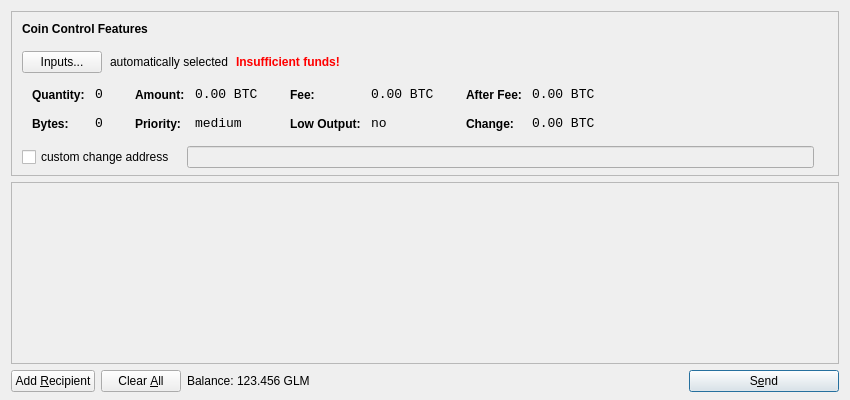
<?xml version="1.0" encoding="UTF-8"?>
<ui version="4.0">
 <class>SendCoinsDialog</class>
 <widget class="QDialog" name="SendCoinsDialog">
  <property name="geometry">
   <rect>
    <x>0</x>
    <y>0</y>
    <width>850</width>
    <height>400</height>
   </rect>
  </property>
  <property name="windowTitle">
   <string>Send Coins</string>
  </property>
  <layout class="QVBoxLayout" name="verticalLayout" stretch="0,1,0">
   <property name="bottomMargin">
    <number>8</number>
   </property>
   <item>
    <widget class="QFrame" name="frameCoinControl">
     <property name="sizePolicy">
      <sizepolicy hsizetype="Expanding" vsizetype="Expanding">
       <horstretch>0</horstretch>
       <verstretch>0</verstretch>
      </sizepolicy>
     </property>
     <property name="maximumSize">
      <size>
       <width>16777215</width>
       <height>16777215</height>
      </size>
     </property>
     <property name="frameShape">
      <enum>QFrame::StyledPanel</enum>
     </property>
     <property name="frameShadow">
      <enum>QFrame::Sunken</enum>
     </property>
     <layout class="QVBoxLayout" name="verticalLayoutCoinControl2">
      <property name="spacing">
       <number>-1</number>
      </property>
      <property name="leftMargin">
       <number>0</number>
      </property>
      <property name="topMargin">
       <number>0</number>
      </property>
      <property name="rightMargin">
       <number>0</number>
      </property>
      <property name="bottomMargin">
       <number>6</number>
      </property>
      <item>
       <layout class="QVBoxLayout" name="verticalLayoutCoinControl" stretch="0,0,0,0,1">
        <property name="spacing">
         <number>0</number>
        </property>
        <property name="leftMargin">
         <number>10</number>
        </property>
        <property name="topMargin">
         <number>10</number>
        </property>
        <item>
         <layout class="QHBoxLayout" name="horizontalLayoutCoinControl1">
          <property name="bottomMargin">
           <number>15</number>
          </property>
          <item>
           <widget class="QLabel" name="labelCoinControlFeatures">
            <property name="sizePolicy">
             <sizepolicy hsizetype="Preferred" vsizetype="Maximum">
              <horstretch>0</horstretch>
              <verstretch>0</verstretch>
             </sizepolicy>
            </property>
            <property name="font">
             <font>
              <weight>75</weight>
              <bold>true</bold>
             </font>
            </property>
            <property name="styleSheet">
             <string notr="true">font-weight:bold;</string>
            </property>
            <property name="text">
             <string>Coin Control Features</string>
            </property>
           </widget>
          </item>
         </layout>
        </item>
        <item>
         <layout class="QHBoxLayout" name="horizontalLayoutCoinControl2" stretch="0,0,0,0">
          <property name="spacing">
           <number>8</number>
          </property>
          <property name="bottomMargin">
           <number>10</number>
          </property>
          <item>
           <widget class="QPushButton" name="pushButtonCoinControl">
            <property name="styleSheet">
             <string notr="true"/>
            </property>
            <property name="text">
             <string>Inputs...</string>
            </property>
           </widget>
          </item>
          <item>
           <widget class="QLabel" name="labelCoinControlAutomaticallySelected">
            <property name="text">
             <string>automatically selected</string>
            </property>
            <property name="margin">
             <number>5</number>
            </property>
           </widget>
          </item>
          <item>
           <widget class="QLabel" name="labelCoinControlInsuffFunds">
            <property name="font">
             <font>
              <weight>75</weight>
              <bold>true</bold>
             </font>
            </property>
            <property name="styleSheet">
             <string notr="true">color:red;font-weight:bold;</string>
            </property>
            <property name="text">
             <string>Insufficient funds!</string>
            </property>
            <property name="margin">
             <number>5</number>
            </property>
           </widget>
          </item>
          <item>
           <spacer name="horizontalSpacerCoinControl">
            <property name="orientation">
             <enum>Qt::Horizontal</enum>
            </property>
            <property name="sizeHint" stdset="0">
             <size>
              <width>40</width>
              <height>1</height>
             </size>
            </property>
           </spacer>
          </item>
         </layout>
        </item>
        <item>
         <widget class="QWidget" name="widgetCoinControl" native="true">
          <property name="sizePolicy">
           <sizepolicy hsizetype="Preferred" vsizetype="Preferred">
            <horstretch>0</horstretch>
            <verstretch>0</verstretch>
           </sizepolicy>
          </property>
          <property name="minimumSize">
           <size>
            <width>0</width>
            <height>0</height>
           </size>
          </property>
          <property name="styleSheet">
           <string notr="true"/>
          </property>
          <layout class="QHBoxLayout" name="horizontalLayoutCoinControl5">
           <property name="margin">
            <number>0</number>
           </property>
           <item>
            <layout class="QHBoxLayout" name="horizontalLayoutCoinControl3" stretch="0,0,0,1">
             <property name="spacing">
              <number>20</number>
             </property>
             <property name="topMargin">
              <number>0</number>
             </property>
             <property name="bottomMargin">
              <number>10</number>
             </property>
             <item>
              <layout class="QFormLayout" name="formLayoutCoinControl1">
               <property name="horizontalSpacing">
                <number>10</number>
               </property>
               <property name="verticalSpacing">
                <number>14</number>
               </property>
               <property name="leftMargin">
                <number>10</number>
               </property>
               <property name="topMargin">
                <number>4</number>
               </property>
               <property name="rightMargin">
                <number>6</number>
               </property>
               <item row="0" column="0">
                <widget class="QLabel" name="labelCoinControlQuantityText">
                 <property name="styleSheet">
                  <string notr="true">font-weight:bold;</string>
                 </property>
                 <property name="text">
                  <string>Quantity:</string>
                 </property>
                 <property name="margin">
                  <number>0</number>
                 </property>
                </widget>
               </item>
               <item row="0" column="1">
                <widget class="QLabel" name="labelCoinControlQuantity">
                 <property name="font">
                  <font>
                   <family>Monospace</family>
                   <pointsize>10</pointsize>
                  </font>
                 </property>
                 <property name="cursor">
                  <cursorShape>IBeamCursor</cursorShape>
                 </property>
                 <property name="contextMenuPolicy">
                  <enum>Qt::ActionsContextMenu</enum>
                 </property>
                 <property name="text">
                  <string notr="true">0</string>
                 </property>
                 <property name="margin">
                  <number>0</number>
                 </property>
                 <property name="textInteractionFlags">
                  <set>Qt::LinksAccessibleByMouse|Qt::TextSelectableByKeyboard|Qt::TextSelectableByMouse</set>
                 </property>
                </widget>
               </item>
               <item row="1" column="0">
                <widget class="QLabel" name="labelCoinControlBytesText">
                 <property name="styleSheet">
                  <string notr="true">font-weight:bold;</string>
                 </property>
                 <property name="text">
                  <string>Bytes:</string>
                 </property>
                </widget>
               </item>
               <item row="1" column="1">
                <widget class="QLabel" name="labelCoinControlBytes">
                 <property name="font">
                  <font>
                   <family>Monospace</family>
                   <pointsize>10</pointsize>
                  </font>
                 </property>
                 <property name="cursor">
                  <cursorShape>IBeamCursor</cursorShape>
                 </property>
                 <property name="contextMenuPolicy">
                  <enum>Qt::ActionsContextMenu</enum>
                 </property>
                 <property name="text">
                  <string notr="true">0</string>
                 </property>
                 <property name="textInteractionFlags">
                  <set>Qt::LinksAccessibleByMouse|Qt::TextSelectableByKeyboard|Qt::TextSelectableByMouse</set>
                 </property>
                </widget>
               </item>
              </layout>
             </item>
             <item>
              <layout class="QFormLayout" name="formLayoutCoinControl2">
               <property name="horizontalSpacing">
                <number>10</number>
               </property>
               <property name="verticalSpacing">
                <number>14</number>
               </property>
               <property name="leftMargin">
                <number>6</number>
               </property>
               <property name="topMargin">
                <number>4</number>
               </property>
               <property name="rightMargin">
                <number>6</number>
               </property>
               <item row="0" column="0">
                <widget class="QLabel" name="labelCoinControlAmountText">
                 <property name="styleSheet">
                  <string notr="true">font-weight:bold;</string>
                 </property>
                 <property name="text">
                  <string>Amount:</string>
                 </property>
                 <property name="margin">
                  <number>0</number>
                 </property>
                </widget>
               </item>
               <item row="0" column="1">
                <widget class="QLabel" name="labelCoinControlAmount">
                 <property name="font">
                  <font>
                   <family>Monospace</family>
                   <pointsize>10</pointsize>
                  </font>
                 </property>
                 <property name="cursor">
                  <cursorShape>IBeamCursor</cursorShape>
                 </property>
                 <property name="contextMenuPolicy">
                  <enum>Qt::ActionsContextMenu</enum>
                 </property>
                 <property name="text">
                  <string notr="true">0.00 BTC</string>
                 </property>
                 <property name="textInteractionFlags">
                  <set>Qt::LinksAccessibleByMouse|Qt::TextSelectableByKeyboard|Qt::TextSelectableByMouse</set>
                 </property>
                </widget>
               </item>
               <item row="1" column="0">
                <widget class="QLabel" name="labelCoinControlPriorityText">
                 <property name="styleSheet">
                  <string notr="true">font-weight:bold;</string>
                 </property>
                 <property name="text">
                  <string>Priority:</string>
                 </property>
                </widget>
               </item>
               <item row="1" column="1">
                <widget class="QLabel" name="labelCoinControlPriority">
                 <property name="font">
                  <font>
                   <family>Monospace</family>
                   <pointsize>10</pointsize>
                  </font>
                 </property>
                 <property name="cursor">
                  <cursorShape>IBeamCursor</cursorShape>
                 </property>
                 <property name="contextMenuPolicy">
                  <enum>Qt::ActionsContextMenu</enum>
                 </property>
                 <property name="text">
                  <string>medium</string>
                 </property>
                 <property name="textInteractionFlags">
                  <set>Qt::LinksAccessibleByMouse|Qt::TextSelectableByKeyboard|Qt::TextSelectableByMouse</set>
                 </property>
                </widget>
               </item>
              </layout>
             </item>
             <item>
              <layout class="QFormLayout" name="formLayoutCoinControl3">
               <property name="horizontalSpacing">
                <number>10</number>
               </property>
               <property name="verticalSpacing">
                <number>14</number>
               </property>
               <property name="leftMargin">
                <number>6</number>
               </property>
               <property name="topMargin">
                <number>4</number>
               </property>
               <property name="rightMargin">
                <number>6</number>
               </property>
               <item row="0" column="0">
                <widget class="QLabel" name="labelCoinControlFeeText">
                 <property name="styleSheet">
                  <string notr="true">font-weight:bold;</string>
                 </property>
                 <property name="text">
                  <string>Fee:</string>
                 </property>
                 <property name="margin">
                  <number>0</number>
                 </property>
                </widget>
               </item>
               <item row="0" column="1">
                <widget class="QLabel" name="labelCoinControlFee">
                 <property name="font">
                  <font>
                   <family>Monospace</family>
                   <pointsize>10</pointsize>
                  </font>
                 </property>
                 <property name="cursor">
                  <cursorShape>IBeamCursor</cursorShape>
                 </property>
                 <property name="contextMenuPolicy">
                  <enum>Qt::ActionsContextMenu</enum>
                 </property>
                 <property name="text">
                  <string notr="true">0.00 BTC</string>
                 </property>
                 <property name="textInteractionFlags">
                  <set>Qt::LinksAccessibleByMouse|Qt::TextSelectableByKeyboard|Qt::TextSelectableByMouse</set>
                 </property>
                </widget>
               </item>
               <item row="1" column="0">
                <widget class="QLabel" name="labelCoinControlLowOutputText">
                 <property name="styleSheet">
                  <string notr="true">font-weight:bold;</string>
                 </property>
                 <property name="text">
                  <string>Low Output:</string>
                 </property>
                </widget>
               </item>
               <item row="1" column="1">
                <widget class="QLabel" name="labelCoinControlLowOutput">
                 <property name="font">
                  <font>
                   <family>Monospace</family>
                   <pointsize>10</pointsize>
                  </font>
                 </property>
                 <property name="cursor">
                  <cursorShape>IBeamCursor</cursorShape>
                 </property>
                 <property name="contextMenuPolicy">
                  <enum>Qt::ActionsContextMenu</enum>
                 </property>
                 <property name="text">
                  <string>no</string>
                 </property>
                 <property name="textInteractionFlags">
                  <set>Qt::LinksAccessibleByMouse|Qt::TextSelectableByKeyboard|Qt::TextSelectableByMouse</set>
                 </property>
                </widget>
               </item>
              </layout>
             </item>
             <item>
              <layout class="QFormLayout" name="formLayoutCoinControl4">
               <property name="horizontalSpacing">
                <number>10</number>
               </property>
               <property name="verticalSpacing">
                <number>14</number>
               </property>
               <property name="leftMargin">
                <number>6</number>
               </property>
               <property name="topMargin">
                <number>4</number>
               </property>
               <property name="rightMargin">
                <number>6</number>
               </property>
               <item row="0" column="0">
                <widget class="QLabel" name="labelCoinControlAfterFeeText">
                 <property name="styleSheet">
                  <string notr="true">font-weight:bold;</string>
                 </property>
                 <property name="text">
                  <string>After Fee:</string>
                 </property>
                 <property name="margin">
                  <number>0</number>
                 </property>
                </widget>
               </item>
               <item row="0" column="1">
                <widget class="QLabel" name="labelCoinControlAfterFee">
                 <property name="font">
                  <font>
                   <family>Monospace</family>
                   <pointsize>10</pointsize>
                  </font>
                 </property>
                 <property name="cursor">
                  <cursorShape>IBeamCursor</cursorShape>
                 </property>
                 <property name="contextMenuPolicy">
                  <enum>Qt::ActionsContextMenu</enum>
                 </property>
                 <property name="text">
                  <string notr="true">0.00 BTC</string>
                 </property>
                 <property name="textInteractionFlags">
                  <set>Qt::LinksAccessibleByMouse|Qt::TextSelectableByKeyboard|Qt::TextSelectableByMouse</set>
                 </property>
                </widget>
               </item>
               <item row="1" column="0">
                <widget class="QLabel" name="labelCoinControlChangeText">
                 <property name="styleSheet">
                  <string notr="true">font-weight:bold;</string>
                 </property>
                 <property name="text">
                  <string>Change:</string>
                 </property>
                </widget>
               </item>
               <item row="1" column="1">
                <widget class="QLabel" name="labelCoinControlChange">
                 <property name="font">
                  <font>
                   <family>Monospace</family>
                   <pointsize>10</pointsize>
                  </font>
                 </property>
                 <property name="cursor">
                  <cursorShape>IBeamCursor</cursorShape>
                 </property>
                 <property name="contextMenuPolicy">
                  <enum>Qt::ActionsContextMenu</enum>
                 </property>
                 <property name="text">
                  <string notr="true">0.00 BTC</string>
                 </property>
                 <property name="textInteractionFlags">
                  <set>Qt::LinksAccessibleByMouse|Qt::TextSelectableByKeyboard|Qt::TextSelectableByMouse</set>
                 </property>
                </widget>
               </item>
              </layout>
             </item>
            </layout>
           </item>
          </layout>
         </widget>
        </item>
        <item>
         <layout class="QHBoxLayout" name="horizontalLayoutCoinControl4" stretch="0,0,0">
          <property name="spacing">
           <number>12</number>
          </property>
          <property name="sizeConstraint">
           <enum>QLayout::SetDefaultConstraint</enum>
          </property>
          <property name="topMargin">
           <number>5</number>
          </property>
          <property name="rightMargin">
           <number>5</number>
          </property>
          <item>
           <widget class="QCheckBox" name="checkBoxCoinControlChange">
            <property name="text">
             <string>custom change address</string>
            </property>
           </widget>
          </item>
          <item>
           <widget class="QLineEdit" name="lineEditCoinControlChange">
            <property name="enabled">
             <bool>false</bool>
            </property>
            <property name="sizePolicy">
             <sizepolicy hsizetype="Expanding" vsizetype="Fixed">
              <horstretch>0</horstretch>
              <verstretch>0</verstretch>
             </sizepolicy>
            </property>
           </widget>
          </item>
          <item>
           <widget class="QLabel" name="labelCoinControlChangeLabel">
            <property name="sizePolicy">
             <sizepolicy hsizetype="Preferred" vsizetype="Expanding">
              <horstretch>0</horstretch>
              <verstretch>0</verstretch>
             </sizepolicy>
            </property>
            <property name="minimumSize">
             <size>
              <width>0</width>
              <height>0</height>
             </size>
            </property>
            <property name="text">
             <string/>
            </property>
            <property name="margin">
             <number>3</number>
            </property>
           </widget>
          </item>
         </layout>
        </item>
        <item>
         <spacer name="verticalSpacerCoinControl">
          <property name="orientation">
           <enum>Qt::Vertical</enum>
          </property>
          <property name="sizeHint" stdset="0">
           <size>
            <width>800</width>
            <height>1</height>
           </size>
          </property>
         </spacer>
        </item>
       </layout>
      </item>
     </layout>
    </widget>
   </item>
   <item>
    <widget class="QScrollArea" name="scrollArea">
     <property name="widgetResizable">
      <bool>true</bool>
     </property>
     <widget class="QWidget" name="scrollAreaWidgetContents">
      <property name="geometry">
       <rect>
        <x>0</x>
        <y>0</y>
        <width>830</width>
        <height>165</height>
       </rect>
      </property>
      <layout class="QVBoxLayout" name="verticalLayout_2">
       <property name="margin">
        <number>0</number>
       </property>
       <item>
        <layout class="QVBoxLayout" name="entries">
         <property name="spacing">
          <number>6</number>
         </property>
        </layout>
       </item>
       <item>
        <spacer name="verticalSpacer">
         <property name="orientation">
          <enum>Qt::Vertical</enum>
         </property>
         <property name="sizeHint" stdset="0">
          <size>
           <width>20</width>
           <height>40</height>
          </size>
         </property>
        </spacer>
       </item>
      </layout>
     </widget>
    </widget>
   </item>
   <item>
    <layout class="QHBoxLayout" name="horizontalLayout">
     <item>
      <widget class="QPushButton" name="addButton">
       <property name="toolTip">
        <string>Send to multiple recipients at once</string>
       </property>
       <property name="text">
        <string>Add &amp;Recipient</string>
       </property>
       <property name="icon">
        <iconset resource="../bitcoin.qrc">
         <normaloff>:/icons/add</normaloff>:/icons/add</iconset>
       </property>
       <property name="autoDefault">
        <bool>false</bool>
       </property>
      </widget>
     </item>
     <item>
      <widget class="QPushButton" name="clearButton">
       <property name="sizePolicy">
        <sizepolicy hsizetype="Minimum" vsizetype="Fixed">
         <horstretch>0</horstretch>
         <verstretch>0</verstretch>
        </sizepolicy>
       </property>
       <property name="toolTip">
        <string>Remove all transaction fields</string>
       </property>
       <property name="text">
        <string>Clear &amp;All</string>
       </property>
       <property name="icon">
        <iconset resource="../bitcoin.qrc">
         <normaloff>:/icons/remove</normaloff>:/icons/remove</iconset>
       </property>
       <property name="autoRepeatDelay">
        <number>300</number>
       </property>
       <property name="autoDefault">
        <bool>false</bool>
       </property>
      </widget>
     </item>
     <item>
      <layout class="QHBoxLayout" name="horizontalLayout_2">
       <property name="spacing">
        <number>3</number>
       </property>
       <item>
        <widget class="QLabel" name="label">
         <property name="text">
          <string>Balance:</string>
         </property>
        </widget>
       </item>
       <item>
        <widget class="QLabel" name="labelBalance">
         <property name="cursor">
          <cursorShape>IBeamCursor</cursorShape>
         </property>
         <property name="text">
          <string>123.456 GLM</string>
         </property>
         <property name="textInteractionFlags">
          <set>Qt::LinksAccessibleByMouse|Qt::TextSelectableByKeyboard|Qt::TextSelectableByMouse</set>
         </property>
        </widget>
       </item>
      </layout>
     </item>
     <item>
      <spacer name="horizontalSpacer">
       <property name="orientation">
        <enum>Qt::Horizontal</enum>
       </property>
       <property name="sizeHint" stdset="0">
        <size>
         <width>40</width>
         <height>20</height>
        </size>
       </property>
      </spacer>
     </item>
     <item>
      <widget class="QPushButton" name="sendButton">
       <property name="minimumSize">
        <size>
         <width>150</width>
         <height>0</height>
        </size>
       </property>
       <property name="toolTip">
        <string>Confirm the send action</string>
       </property>
       <property name="text">
        <string>S&amp;end</string>
       </property>
       <property name="icon">
        <iconset resource="../bitcoin.qrc">
         <normaloff>:/icons/send</normaloff>:/icons/send</iconset>
       </property>
       <property name="default">
        <bool>true</bool>
       </property>
      </widget>
     </item>
    </layout>
   </item>
  </layout>
 </widget>
 <resources>
  <include location="../bitcoin.qrc"/>
 </resources>
 <connections/>
</ui>
